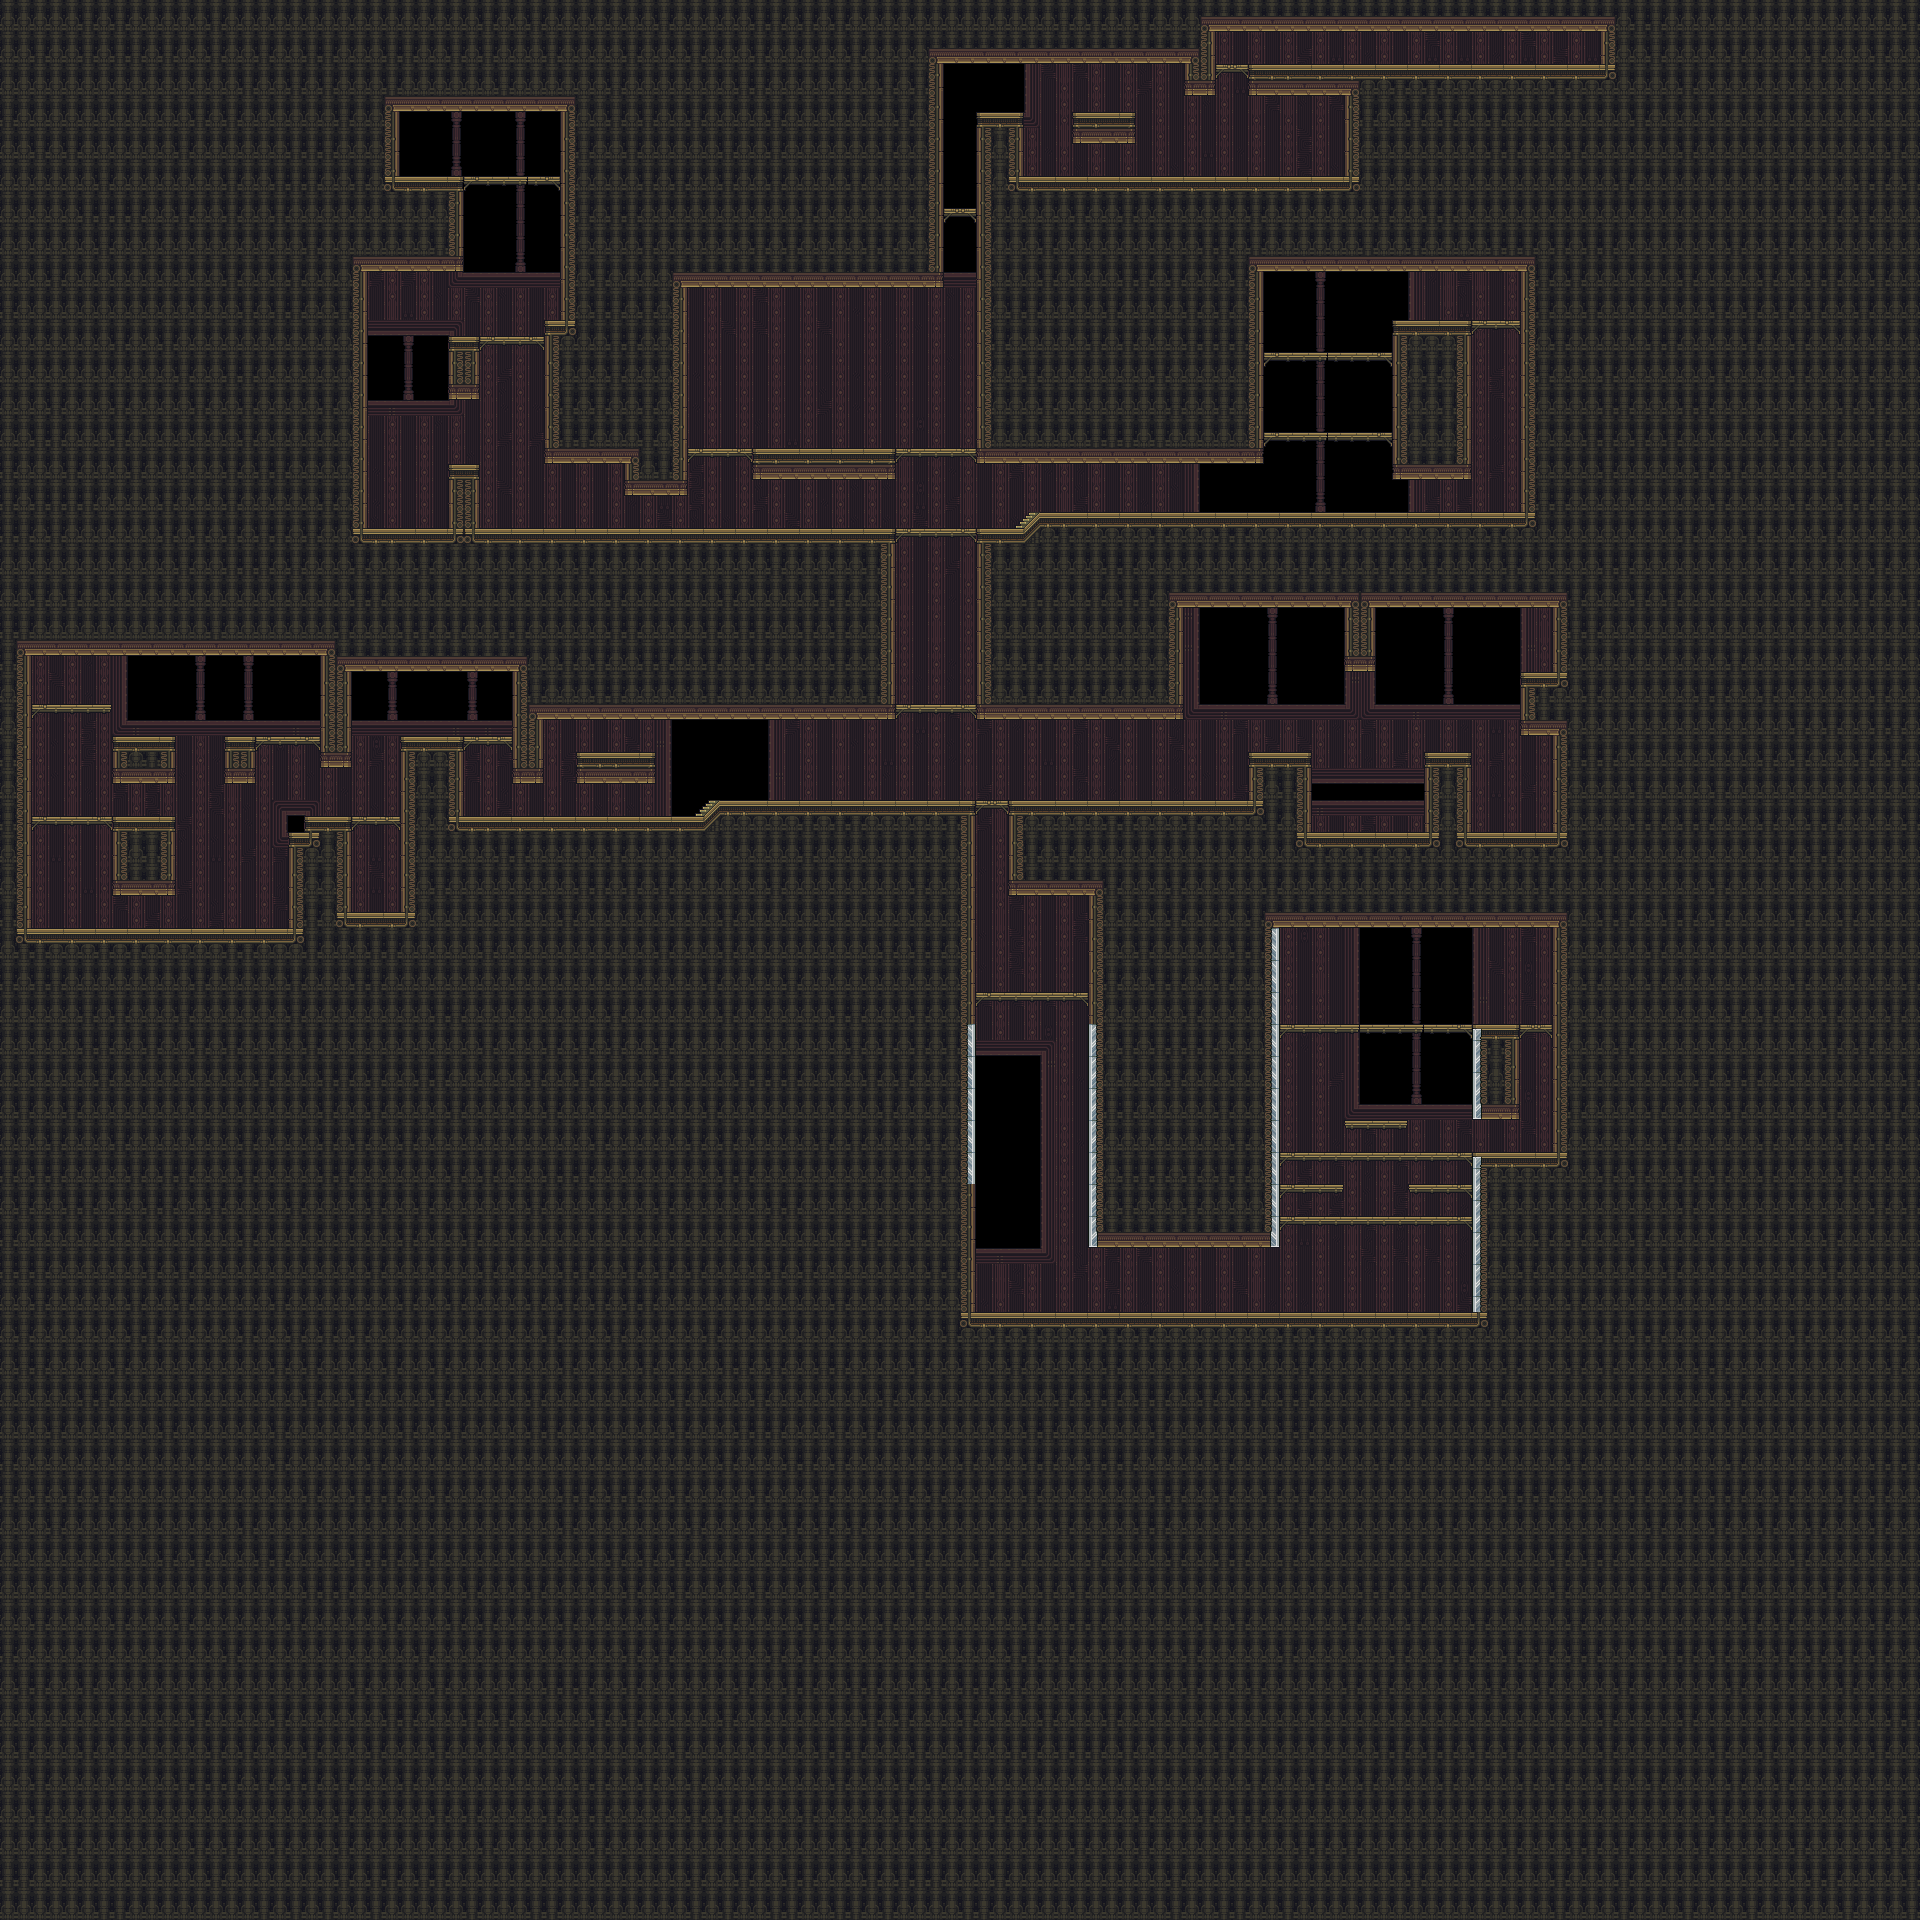

A 2D game scene composited from a Tiled map and its tileset images. What follows is a short description and the map's XML, with each tile layer's data collapsed to a summary:
An orthogonal 120x120 tile map with 16x16 px tiles, 2 tile layers (Tile Layer 1, Tile Layer 2), 1 hidden layer not drawn.

<map version="1.0" orientation="orthogonal" renderorder="right-down" width="120" height="120" tilewidth="16" tileheight="16" nextobjectid="1">
 <tileset firstgid="1" name="0_GAUNTLET_WOODS" tilewidth="16" tileheight="16" tilecount="1400" columns="20">
  <image source="../../../tileset/0_WOODS.png" width="320" height="1120" />
  <terraintypes>
   <terrain name="Basic" tile="-1" />
   <terrain name="Thin_V" tile="-1" />
   <terrain name="Thin_H" tile="-1" />
   <terrain name="Eraser" tile="-1" />
  </terraintypes>
  <tile id="8" terrain=",,,3" />
  <tile id="9" terrain=",,3,3" />
  <tile id="10" terrain=",,3," />
  <tile id="11" terrain="3,3,3," />
  <tile id="12" terrain="3,3,,3" />
  <tile id="28" terrain=",3,,3" />
  <tile id="29" terrain="3,3,3,3" />
  <tile id="30" terrain="3,,3," />
  <tile id="31" terrain="3,,3,3" />
  <tile id="32" terrain=",3,3,3" />
  <tile id="48" terrain=",3,," />
  <tile id="49" terrain="3,3,," />
  <tile id="50" terrain="3,,," />
  <tile id="80" terrain=",,,0" />
  <tile id="81" terrain=",,0,0" />
  <tile id="82" terrain=",,0," />
  <tile id="88" terrain=",,,1" />
  <tile id="89" terrain=",,1,1" />
  <tile id="90" terrain=",,1," />
  <tile id="92" terrain=",,,2" />
  <tile id="93" terrain=",,2,2" />
  <tile id="94" terrain=",,2," />
  <tile id="100" terrain=",0,,0" />
  <tile id="101" terrain="0,0,0,0" />
  <tile id="102" terrain="0,,0," />
  <tile id="105" terrain="0,0,0," />
  <tile id="106" terrain="0,0,,0" />
  <tile id="108" terrain=",1,,1" />
  <tile id="109" terrain="1,1,1,1" />
  <tile id="110" terrain="1,,1," />
  <tile id="112" terrain=",2,,2" />
  <tile id="113" terrain="2,2,2,2" />
  <tile id="114" terrain="2,,2," />
  <tile id="120" terrain=",0,," />
  <tile id="121" terrain="0,0,," />
  <tile id="122" terrain="0,,," />
  <tile id="125" terrain="0,,0,0" />
  <tile id="126" terrain=",0,0,0" />
  <tile id="128" terrain=",1,," />
  <tile id="129" terrain="1,1,," />
  <tile id="130" terrain="1,,," />
  <tile id="132" terrain=",2,," />
  <tile id="133" terrain="2,2,," />
  <tile id="134" terrain="2,,," />
 </tileset>
 <imagelayer name="Image Layer 1" visible="0">
  <image source="../../../../_noncrypt_assets/pngexports/WOODS_B.png" />
 </imagelayer>
 <layer name="Tile Layer 1" width="120" height="120">
  <data>[14400 cells, 13836 non-empty, 68 distinct tile ids]</data>
 </layer>
 <layer name="Tile Layer 2" width="120" height="120">
  <data>[14400 cells, 328 non-empty, 13 distinct tile ids]</data>
 </layer>
</map>
